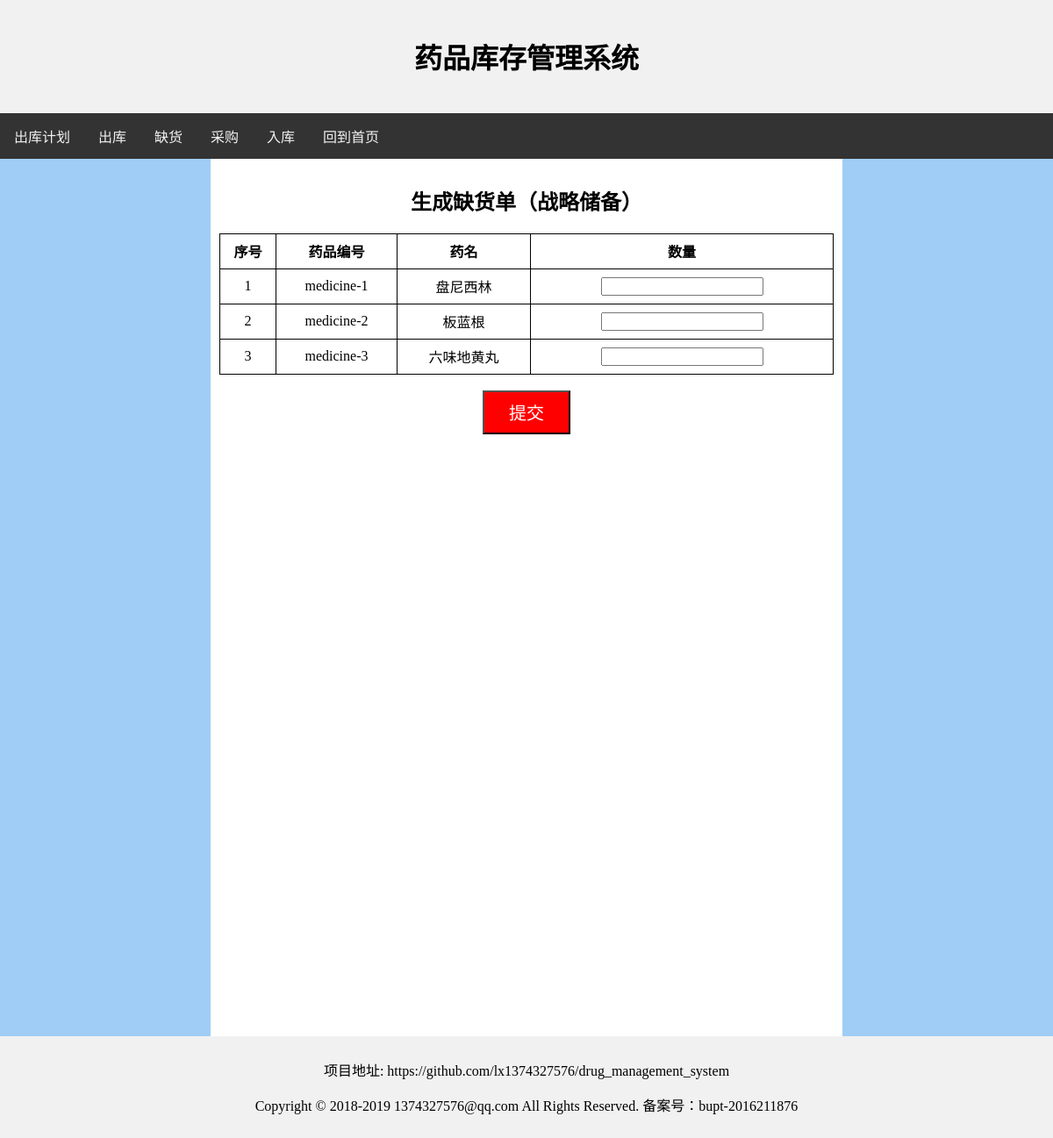
/lack/stack/, run on an earlier commit of the app's database.
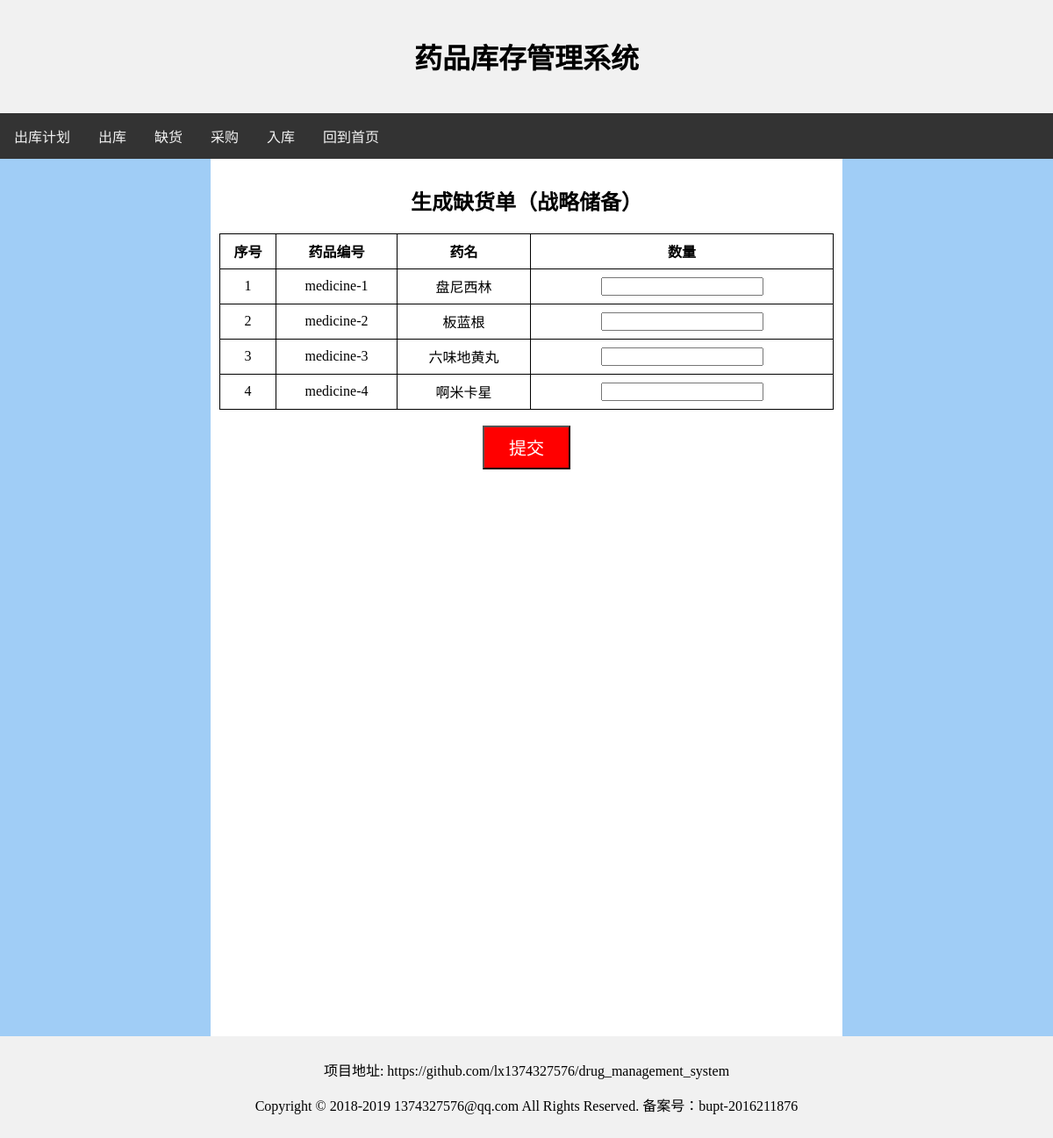
And on a later commit of the database.
### demand/models.py (models this page shows, shortened)
class Medicine(models.Model):
    id = models.IntegerField('id', primary_key=True)
    name = models.CharField('name', blank=False, max_length=100)
    total_num = models.FloatField('total_num', default=0)
    now_num = models.FloatField('now_num', default=0)

### lack/views.py (the view)
# urls.py: path('stack/', views.stack, name='stack'),
def stack(request):
    medicine_list = Medicine.objects.all()
    context = {
        'medicine_list': medicine_list,
    }
    return render(request, 'lack/stack.html', context)

### lack/templates/lack/stack.html (shortened to what this page needs)
<html>
    <head>
    </head>
    <body>
        <div class="header">
            <h1>药品库存管理系统</h1>
        </div>
        <div class="topnav">
            <a href="{% url 'demand:demand' %}">出库计划</a>
            <a href="{% url 'checkout:checkout' %}">出库</a>
            <a href="{% url 'lack:lack' %}">缺货</a>
            <a href="{% url 'purchase:purchase' %}">采购</a>
            <a href="{% url 'storage:storage' %}">入库</a>
            <a href="{% url 'user:index' %}">回到首页</a>
        </div>
        <div class="row">
            <div class="column left">
            </div>
            <div class="column middle">
                <div class="submit-div">
                    <h2> 生成缺货单（战略储备） </h2>
                </div>
                <form action="{% url 'lack:stack_submit' %}" method="post">
                    <table>
                        <tr>
                            <td> <strong>序号</strong> </td>
                            <td> <strong>药品编号</strong> </td>
                            <td> <strong>药名</strong> </td>
                            <td> <strong>数量</strong> </td>
                        </tr>
                        {% for medicine in medicine_list %}
                            <tr>
                                <td> {{forloop.counter}} </td>
                                <td> medicine-{{medicine.id}} </td>
                                <td> {{medicine.name}} </td>
                                <td><input type="text" name="{{medicine.id}}" class="input_1"/></td>
                            </tr>
                        {% endfor %}
                    </table>
                    <br>
                    <div class="submit-div">
                        <input type="submit" value="提交" class="submit">
                    </div>
                </form>
            </div>
            <div class="column right">
            </div>
        </div>
        <div class="footer">
            <p>项目地址: https://github.com/lx1374327576/drug_management_system</p>
            <p>Copyright © 2018-2019 1374327576@qq.com All Rights Reserved. 备案号：bupt-2016211876</p>
        </div>
    </body>
</html>

What changed in the data, as far as the page shows it:
added Medicine: id "4", name "啊米卡星"
